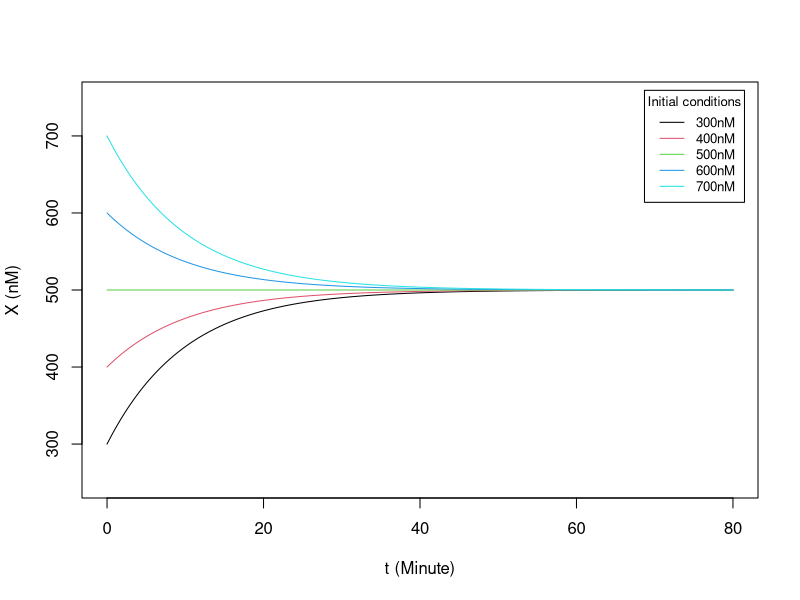
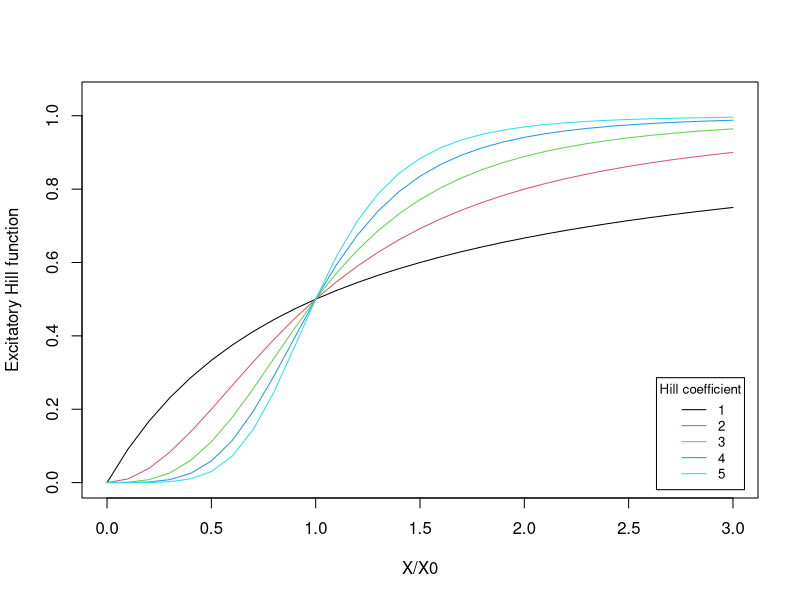
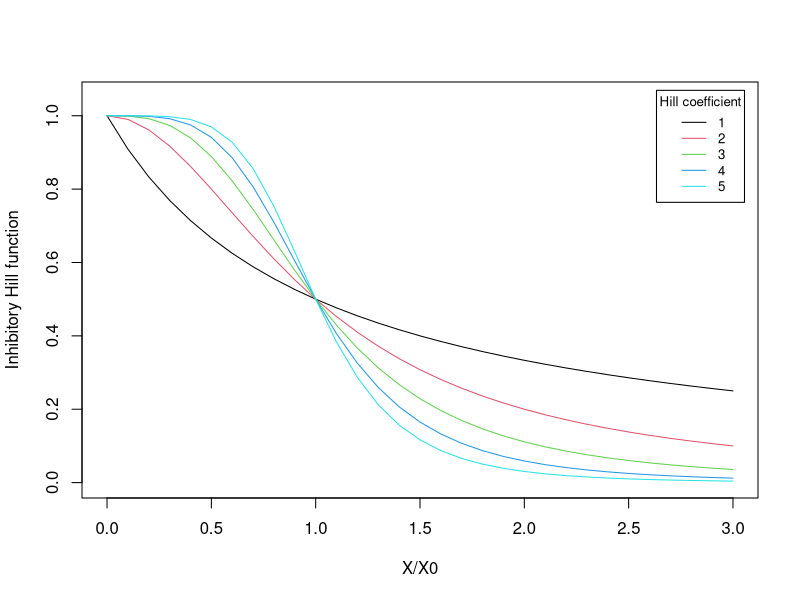

Source code (R) for these figures, in order:
## ---- chunk 1
knitr::opts_chunk$set(echo = TRUE)
## ---- chunk 2
ode1 <- function(X0, t) {   # ode1 directly computes X(t)
  g = 50; k = 0.1
  return(X0 + (g/k - X0)*(1-exp(-k*t)))
}

t_all = seq(0,80,0.1)    # time points to plot
X0_all = seq(300,700,100)   # all initial conditions
my_col = seq_len(5) # default colors
my_label = paste0(X0_all, "nM") # generate legend labels based on initial conditions

plot(NULL, xlab="t (Minute)", ylab="X (nM)", xlim=c(0,80), ylim=c(250,750))  # plotting
for(i in seq_len(5)){
  lines(t_all, ode1(X0_all[i], t_all),  col=my_col[i])
}
legend("topright", inset=0.02, title="Initial conditions", legend = my_label,
       col=my_col, lty=1, cex=0.8)
## ---- chunk 3
hill_ex <- function(X,X0,n) {
  a = (X/X0)**n
  return(a/(1+a))
}

X_all = seq(0,3,0.1)
n_all = seq_len(5)
my_col = seq_len(5) 
my_label = paste0(n_all) 

plot(NULL, xlab="X/X0", ylab="Excitatory Hill function", xlim=c(0,3), ylim=c(0,1.05))
for(i in seq_len(5)){
  lines(X_all,hill_ex(X_all,1, n_all[i]), col=my_col[i])
}
legend("bottomright", inset=0.02, title="Hill coefficient", legend = my_label,
       col=my_col, lty=1, cex=0.8)
## ---- chunk 4
hill_inh <- function(X,X0,n) {
  a = (X/X0)**n
  return(1/(1+a))
}

plot(NULL, xlab="X/X0", ylab="Inhibitory Hill function", xlim=c(0,3), ylim=c(0,1.05))
for(i in seq_len(5)){
  lines(X_all,hill_inh(X_all,1, n_all[i]), col=my_col[i])
}
legend("topright", inset=0.02, title="Hill coefficient", legend = my_label,
       col=my_col, lty=1, cex=0.8)
